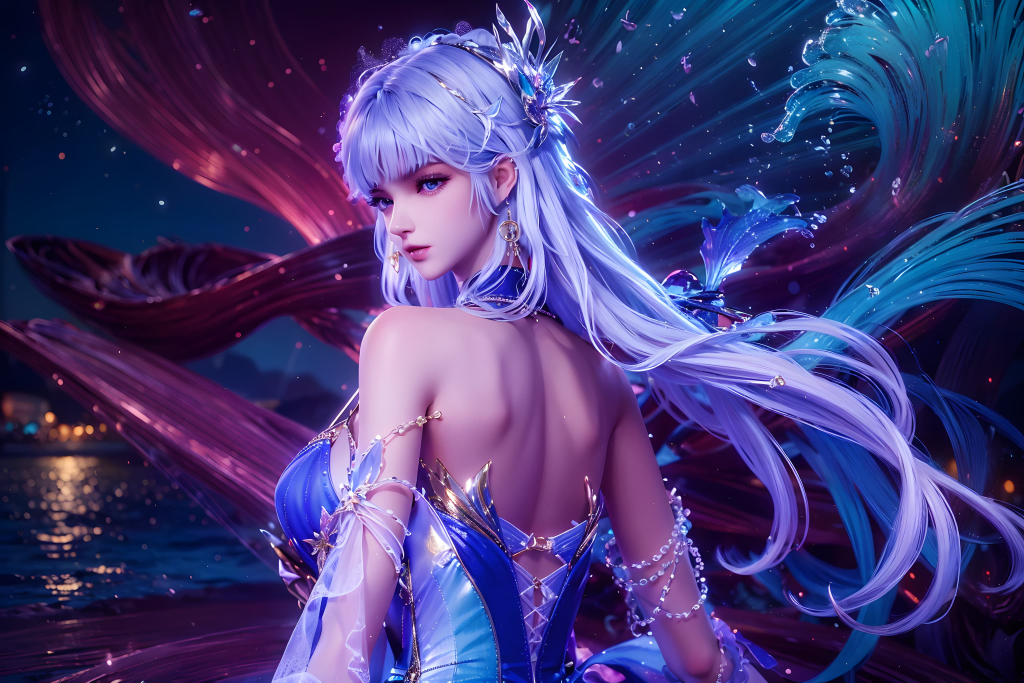
#> input picture operasi-dasar-sinyal-citra/images/citra_yang_digunakan.jpg, 3072 x 2048 px (shown at 1/3 size)
$ jupyter execute operasi_dasar_sinyal_citra.ipynb
#> lines starting #> are read from the running program, lines starting #| are printed output that depends on the picture
[cell 1]
import numpy as np
import matplotlib.pyplot as plt
import cv2

[cell 2]
n = np.arange(0, 31) # n = 0, 1, 2, ..., 30

x1 = np.sin(0.5 * np.pi * n)
x2 = np.where(n < 5, 0, 1)

plt.figure(figsize=(12, 5))
#1
plt.subplot(1, 2, 1)
plt.stem(n, x1)
plt.title('Sinyal Pertama: x1[n] = sin(0.5 * pi * n)')
plt.xlabel('n')
plt.ylabel('Amplitudo')
plt.grid(True)
#2
plt.subplot(1, 2, 2)
plt.stem(n, x2)
plt.title('Sinyal Kedua: Unit Step x2[n]')
plt.xlabel('n')
plt.ylabel('Amplitudo')
plt.grid(True)

plt.tight_layout()
plt.show()

# Eksperimen Operasi Dasar pada Sinyal dan Citra
Hardi Yusuf Turyasa

Project ini adalah implementasi berbasis Python untuk menerapkan operasi dasar pada sinyal 1D dan citra 2D. Eksperimen ini mencakup operasi penjumlahan, penggeseran (shift), dan amplifikasi, serta pengujian sifat homogenitas dan additivitas untuk menentukan apakah suatu sistem bersifat linier. Tujuan utamanya adalah untuk menganalisis efek operasi-operasi tersebut secara teknis dan konseptual dalam konteks Pengolahan Sinyal Digital.

## Library
* **NumPy:** Untuk komputasi numerik dan pembuatan sinyal diskrit.
* **Matplotlib:** Untuk visualisasi plot sinyal 1D dan histogram citra.
* **OpenCV / PIL:** Untuk membaca, memanipulasi, dan memproses citra 2D.

## Cara Menjalankan Notebook
1. Pastikan Python 3.x sudah terinstal di sistem Anda.
2. Clone repository ini: `git clone https://github.com/Reyhanaku/operasi-dasar-sinyal-citra`
3. Instal semua library yang dibutuhkan dengan menjalankan perintah: `pip install -r requirements.txt`
4. Buka Jupyter Notebook atau Google Colab.
5. Buka dan jalankan seluruh *cell* pada file `notebook/operasi_sinyal_citra.ipynb`.

## Struktur Folder Project
```text
operasi-dasar-sinyal-citra/
|-- notebook/
|   |-- operasi_sinyal_citra.ipynb
|-- images/
|   |-- citra_yang_digunakan.jpg
|-- report/
|   |-- laporan.pdf
|-- README.md
|-- requirements.txt

[cell 3]
# OPERASI PENJUMLAHAN SINYAL
# Menjumlahkan kedua sinyal
y = x1 + x2

plt.figure(figsize=(15, 5))

# Sinyal 1
plt.subplot(1, 3, 1)
plt.stem(n, x1)
plt.title('Sinyal 1: x1[n]')
plt.xlabel('n')
plt.ylabel('Amplitudo')
plt.grid(True)

# Sinyal 2
plt.subplot(1, 3, 2)
plt.stem(n, x2)
plt.title('Sinyal 2: x2[n]')
plt.xlabel('n')
plt.ylabel('Amplitudo')
plt.grid(True)

# Hasil Penjumlahan
plt.subplot(1, 3, 3)
plt.stem(n, y)
plt.title('Hasil Penjumlahan: y[n] = x1[n] + x2[n]')
plt.xlabel('n')
plt.ylabel('Amplitudo')
plt.grid(True)

plt.tight_layout()
plt.show()

Analisis Hasil Penjumlahan Sinyal ($y[n]$):
1. Perubahan Amplitudo: Pada rentang $n < 5$, amplitudo sinyal $y[n]$ sama persis dengan $x_1[n]$ karena nilai $x_2[n]$ masih 0. Namun, mulai dari $n \ge 5$, amplitudo sinyal $y[n]$ secara keseluruhan mengalami kenaikan sebesar 1 satuan. Ini terjadi karena sinyal sinusoidal tersebut "ditambahkan" ke atas nilai unit step yang bernilai 1.

2. Bentuk Sinyal: Bentuk sinyal hasil penjumlahan merupakan gabungan dari keduanya. Sinyal tersebut masih mempertahankan bentuk osilasi bergelombang khas sinyal asal $x_1[n]$ (sinusoidal), namun poros osilasinya atau level DC offset-nya telah bergeser ke atas mengikuti pola step dari sinyal $x_2[n]$.

3. Aplikasi di Kasus Nyata: Dalam dunia nyata, operasi penjumlahan sinyal ini sangat umum digunakan untuk proses audio mixing (menggabungkan vokal dan instrumen menjadi satu track), menambahkan efek suara, menyisipkan DC offset pada sinyal AC, atau dapat juga merepresentasikan masuknya gangguan (noise) tambahan pada sinyal informasi utama.

[cell 4]
# OPERASI PENGGESERAN SINYAL ---
k_values = [0, -3, 4]
plt.figure(figsize=(15, 5))

for i, k in enumerate(k_values):
    # Persamaan penggeseran: y[n] = x[n-k]
    # Karena x[n] = sin(0.5 * pi * n), maka x[n-k] = sin(0.5 * pi * (n - k))
    y_shift = np.sin(0.5 * np.pi * (n - k))

    plt.subplot(1, 3, i+1)
    plt.stem(n, y_shift)

    if k == 0:
        plt.title(f'Sinyal Asli (k = {k})')
    elif k > 0:
        plt.title(f'Geser Kanan / Delay (k = {k})')
    else:
        plt.title(f'Geser Kiri / Advance (k = {k})')

    plt.xlabel('n')
    plt.ylabel('Amplitudo')
    plt.grid(True)

plt.tight_layout()
plt.show()

Analisis Operasi Penggeseran Sinyal:

1. Perbedaan Efek $k$ Positif dan $k$ Negatif:  Jika nilai $k$ positif (misal $k = 4$), sinyal akan bergeser ke arah kanan pada sumbu waktu $n$. Ini berarti sinyal mengalami penundaan (delay). Sebaliknya, jika nilai $k$ negatif (misal $k = -3$), sinyal bergeser ke arah kiri, yang berarti sinyal datang lebih awal (advance).

2. Simulasi Delay:  Dalam pemrosesan sinyal diskrit, waktu direpresentasikan oleh indeks sampel $n$. Menggeser sinyal dengan $k$ positif ($x[n-k]$) secara matematis sama dengan menahan sinyal tersebut selama $k$ sampel sebelum dipancarkan atau diproses. Ini sangat akurat untuk mensimulasikan waktu tempuh atau delay perambatan sinyal di dunia nyata, seperti pantulan suara (gema) atau latensi jaringan.

3. Pentingnya Time Alignment:  Time alignment (penyelarasan waktu) sangat krusial agar beberapa sinyal berada pada fase atau titik waktu referensi yang sama. Contohnya, pada sistem mikrofon ganda, suara mungkin tiba di satu mikrofon lebih lambat dari yang lain. Tanpa menggeser sinyal (melakukan time alignment) untuk menyejajarkannya, menjumlahkan kedua sinyal tersebut dapat menyebabkan interferensi destruktif (suara saling menghilangkan atau melemah).

[cell 5]
# OPERASI AMPLIFIKASI SINYAL
# Nilai alpha yang diminta: 0.5, 1, 2, dan -1
alphas = [0.5, 1, 2, -1]

plt.figure(figsize=(12, 10))

for i, alpha in enumerate(alphas):
    y_amp = alpha * x1

    plt.subplot(2, 2, i+1)
    plt.stem(n, y_amp)

    if alpha == 1:
        plt.title(f'Sinyal Asli (alpha = {alpha})')
    else:
        plt.title(f'Hasil Amplifikasi (alpha = {alpha})')

    plt.xlabel('n')
    plt.ylabel('Amplitudo')
    plt.grid(True)

plt.tight_layout()
plt.show()
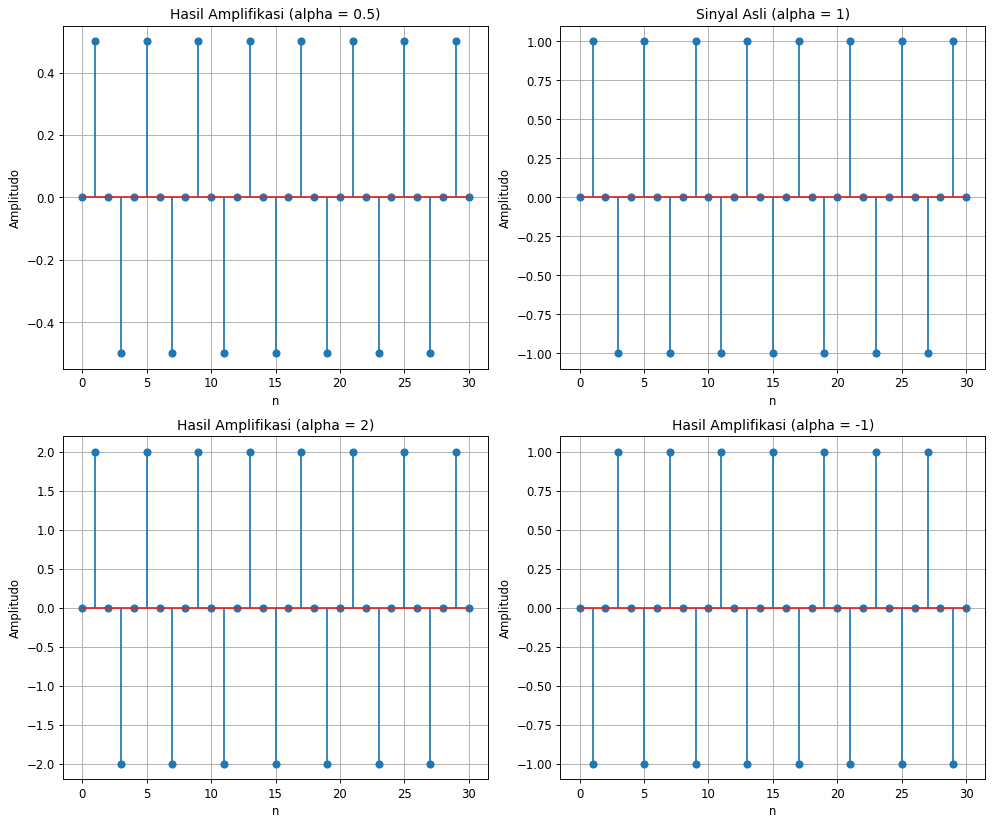
#> figure drawn by matplotlib, 4 panels; panel 1: curve peaks at x = 1, y = 0.5; panel 2: curve peaks at x = 1, y = 1; panel 3: curve peaks at x = 1, y = 2; panel 4: curve peaks at x = 3, y = 1

Nilai α           Efek terhadap Sinyal

0.5               Amplitudo sinyal menyusut menjadi setengah dari ukuran aslinya (mengalami atenuasi atau pelemahan).

1                 Sinyal tetap pada kondisi aslinya (tidak ada perubahan amplitudo).

2                 Amplitudo sinyal membesar menjadi dua kali lipat dari aslinya (mengalami penguatan).

-1               "Amplitudo sinyal tetap sama ukurannya, tetapi fasa sinyal terbalik (inversi). Puncak positif menjadi lembah negatif, dan sebaliknya."

Jawaban Pertanyaan Analisis:

1. Ketika $\alpha > 1$: Sinyal mengalami penguatan (amplifikasi). Puncak gelombang akan semakin tinggi dan lembah akan semakin dalam. (Catatan: Jika soal tertulis $\alpha > 17$, maka penguatannya sangat ekstrem, yaitu 17 kali lipat lebih besar).

2. Ketika $0 < \alpha < 1$: Sinyal mengalami pelemahan (atenuasi). Sinyal akan tampak lebih "pendek" atau menyusut secara vertikal mendekati angka nol.

3. Ketika $\alpha$ negatif: Sinyal mengalami pembalikan fasa (inversi) atau dicerminkan terhadap sumbu horizontal. Nilai positif menjadi negatif, dan sebaliknya.

4. Kaitan dengan Gain Sistem Audio: Dalam sistem audio, konsep amplifikasi ini persis sama dengan parameter Gain atau Volume. Jika kita menaikkan gain ($\alpha > 1$), suara akan terdengar lebih keras. Jika menurunkan gain ($0 < \alpha < 1$), suara menjadi lebih pelan. Jika $\alpha$ negatif, ini mirip dengan membalikkan polaritas kabel speaker, yang sering dilakukan untuk menghindari pembatalan fasa (phase cancellation) pada konfigurasi banyak mikrofon.

[cell 6]
# MEMBACA DAN MENAMPILKAN CITRA
image_path = '../images/citra_yang_digunakan.jpg'
img_bgr = cv2.imread(image_path)
#> img_bgr is the input picture: shape (2048, 3072, 3); mean B, G, R 118.4, 59, 68.6
if img_bgr is None:
    print("ERROR: Gambar tidak ditemukan! Pastikan file 'citra_yang_digunakan.jpg' ada di dalam folder 'images/'.")
else:
    img_rgb = cv2.cvtColor(img_bgr, cv2.COLOR_BGR2RGB)
    ukuran_citra = img_rgb.shape
    tipe_data = img_rgb.dtype
    nilai_min = img_rgb.min()
#> nilai_min = 0
    nilai_max = img_rgb.max()
#> nilai_max = 255

    # VISUALISASI
    plt.figure(figsize=(6, 6))
    plt.imshow(img_rgb)
    plt.title('Citra Asli')
    plt.axis('off')
    plt.show()

    # OUTPUT WAJIB
    print("--- INFORMASI CITRA ---")
    print(f"1. Ukuran Citra         : {ukuran_citra} (Tinggi, Lebar, Channel)")
#| 1. Ukuran Citra         : (2048, 3072, 3) (Tinggi, Lebar, Channel)
    print(f"2. Tipe Data Citra      : {tipe_data}")
#| 2. Tipe Data Citra      : uint8
    print(f"3. Nilai Minimum Pixel  : {nilai_min}")
#| 3. Nilai Minimum Pixel  : 0
    print(f"4. Nilai Maksimum Pixel : {nilai_max}")
#| 4. Nilai Maksimum Pixel : 255

Informasi Citra yang Digunakan:
Pada eksperimen ini, digunakan sebuah citra digital RGB. Berdasarkan ekstraksi data, citra ini menggunakan tipe data uint8 (Unsigned Integer 8-bit), yang merupakan standar umum untuk citra digital di mana setiap saluran warna (Red, Green, Blue) memiliki rentang nilai pixel dari 0 (paling gelap) hingga 255 (paling terang).

[cell 7]
# OPERASI PENJUMLAHAN CITRA
import urllib.request
import os

# 1. Membaca kedua citra
img1 = cv2.imread('../images/citra_yang_digunakan.jpg')
img1 = cv2.cvtColor(img1, cv2.COLOR_BGR2RGB)

img2 = cv2.imread('../images/citra_kedua.jpg')
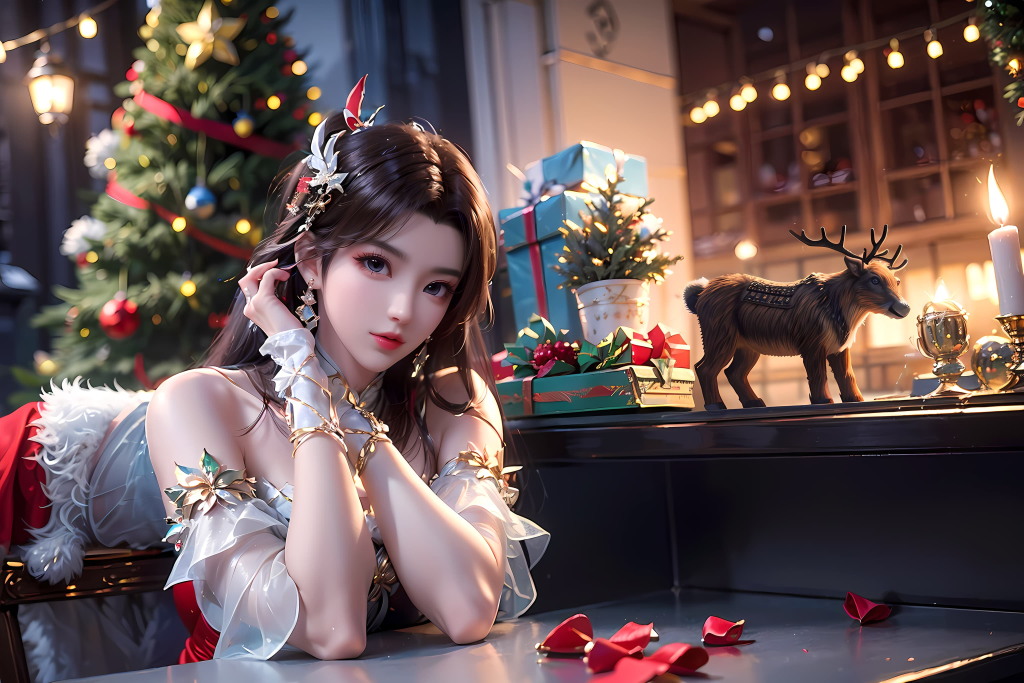
#> input picture operasi-dasar-sinyal-citra/images/citra_kedua.jpg, 3072 x 2048 px (shown at 1/3 size)
#> img2 is the input picture: shape (2048, 3072, 3); mean B, G, R 85.2, 85.7, 104.7
img2 = cv2.cvtColor(img2, cv2.COLOR_BGR2RGB)

# 2. Melakukan Resizing
# Menyamakan ukuran citra kedua dengan citra pertama
dimensi_img1 = (img1.shape[1], img1.shape[0])
img2_resized = cv2.resize(img2, dimensi_img1)

# 3. Menjumlahkan citra: I(i, j) = I_1(i, j) + I_2(i, j)
# Kita menggunakan cv2.add() yang secara otomatis melakukan 'clipping'
img_hasil = cv2.add(img1, img2_resized)
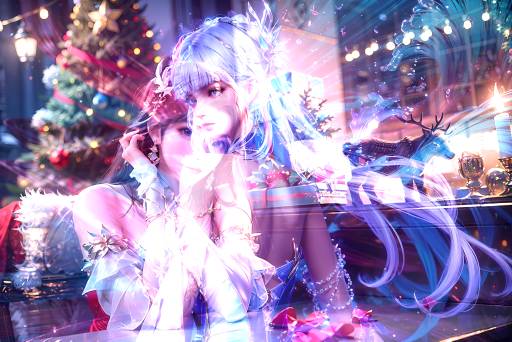
#> img_hasil: shape (2048, 3072, 3) (shown at 1/6 size); mean R, G, B 158.5, 137.4, 182.3

# VISUALISASI
plt.figure(figsize=(15, 5))

# Plot Citra Pertama
plt.subplot(1, 3, 1)
plt.imshow(img1)
plt.title('Citra Pertama')
plt.axis('off')

# Plot Citra Kedua (setelah resize)
plt.subplot(1, 3, 2)
plt.imshow(img2_resized)
plt.title('Citra Kedua (Resized)')
plt.axis('off')

# Plot Citra Hasil Penjumlahan
plt.subplot(1, 3, 3)
plt.imshow(img_hasil)
plt.title('Hasil Penjumlahan (Clipping)')
plt.axis('off')

plt.tight_layout()
plt.show()

Analisis Proses dan Efek Penjumlahan:

* Penjelasan Resizing: Resizing dilakukan pada citra kedua menggunakan fungsi cv2.resize() agar lebar dan tingginya persis sama dengan citra pertama. Hal ini merupakan syarat mutlak sebelum melakukan operasi matematika antar-matriks citra.
* Efek Penjumlahan: Penggabungan dua citra secara langsung mengakibatkan tingkat brightness (kecerahan) citra meningkat drastis. Beberapa area terlihat kehilangan detail karena warnanya berubah menjadi putih pekat (akibat nilai pixel mencapai batas maksimum).  Jawaban Pertanyaan Analisis:

1. Mengapa ukuran citra harus sama? Karena citra digital direpresentasikan sebagai matriks dua dimensi (atau 3D untuk warna). Operasi penjumlahan citra adalah penjumlahan elemen-per-elemen matriks pada koordinat yang sama $(i, j)$. Jika dimensinya berbeda, matriks tersebut tidak bisa dijumlahkan secara matematis.

2. Apa yang terjadi jika melebihi batas maksimum? Jika hasilnya melebihi nilai maksimal (255 untuk format 8-bit), akan terjadi dua kemungkinan tergantung metodenya : bisa terjadi efek overflow (nilainya memutar kembali ke angka 0 menjadi hitam), atau nilainya akan ditahan/dipotong tepat di angka batas maksimum 255 menjadi putih (disebut metode clipping).

3. Perbedaan Clipping dan Normalisasi: Clipping memotong paksa nilai yang berlebih agar mentok di angka 255, sehingga citra terlihat overexposed dan detail warna hilang. Sedangkan normalisasi akan melakukan scaling (skala ulang) rentang nilai keseluruhan agar pas masuk ke 0-255 secara proporsional, sehingga detail citra dan kontras aslinya masih dapat diselamatkan.

4. Aplikasi Nyata: Dalam dunia nyata, operasi ini sering digunakan untuk image blending (membuat efek double exposure dalam fotografi) , menggabungkan gambar medis (seperti scan MRI dan CT), menyisipkan watermark, atau teknik noise reduction dengan cara menjumlahkan dan merata-rata beberapa foto sekaligus.

[cell 8]
# OPERASI TRANSLASI
import numpy as np

tinggi, lebar = img1.shape[:2]
shifts = [
    (30, 0),   # Geser kanan 30 pixel
    (0, 30),   # Geser bawah 30 pixel
    (30, 30)   # Geser kanan 30 pixel & bawah 30 pixel
]
plt.figure(figsize=(16, 4))

# Citra Asli
plt.subplot(1, 4, 1)
plt.imshow(img1)
plt.title('Citra Asli')
plt.axis('off')

# Lakukan penggeseran dan plot hasilnya
for idx, (tx, ty) in enumerate(shifts):
    # Matriks transformasi M = [[1, 0, tx], [0, 1, ty]]
    M = np.float32([[1, 0, tx], [0, 1, ty]])

    # Melakukan penggeseran
    img_shifted = cv2.warpAffine(img1, M, (lebar, tinggi))

    plt.subplot(1, 4, idx + 2)
    plt.imshow(img_shifted)
    plt.title(f'Geser (tx={tx}, ty={ty})')
    plt.axis('off')
#> this loop made 3 passes
#> pass 1, `img_shifted = cv2.warpAffine(img1, M, (lebar, tinggi))`:
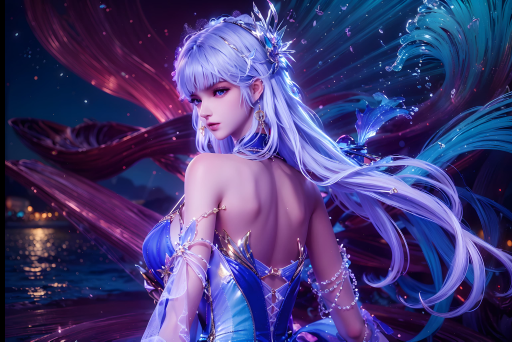
#> img_shifted: shape (2048, 3072, 3) (shown at 1/6 size); mean R, G, B 68.4, 58.7, 117.7

plt.tight_layout()
plt.show()

Analisis Area Kosong:

Setelah citra digeser, muncul area kosong (berwarna hitam) pada sisi yang ditinggalkan. Area ini muncul karena nilai pixel pada koordinat tersebut kosong akibat pergeseran, sehingga algoritma warpAffine secara default mengisinya dengan nilai pixel 0 (hitam).

Jawaban Pertanyaan Analisis:

1. Efek Penggeseran terhadap Objek: Penggeseran memindahkan posisi seluruh koordinat objek dalam citra ke arah tertentu (atas, bawah, kiri, atau kanan) sesuai dengan nilai vektor translasinya ($\Delta i$ dan $\Delta j$). Bentuk dan warna objek tetap sama, hanya letaknya saja yang berubah di dalam kanvas citra.

2. Penggunaan Translasi dalam Augmentasi Data: Dalam Machine Learning atau deteksi objek, translasi sangat berguna untuk augmentasi data. Algoritma dilatih menggunakan gambar objek yang posisinya digeser-geser agar model tersebut belajar mengenali objek tanpa bergantung pada lokasi objek di dalam frame (meningkatkan translation invariance).

3. Risiko Penggeseran Terlalu Besar: Jika pergeseran terlalu besar, objek utama (Region of Interest) dalam citra akan terpotong (cropped) dan keluar dari batas layar. Akibatnya, informasi penting dalam citra tersebut akan hilang selamanya.

[cell 9]
# OPERASI AMPLIFIKASI CITRA
alphas_citra = [0.3, 1.5, 2.5, 4]
plt.figure(figsize=(16, 8))

for idx, alpha in enumerate(alphas_citra):
    # Operasi Amplifikasi I'(i,j) = alpha * I(i,j)
    img_amp = cv2.convertScaleAbs(img1, alpha=alpha, beta=0)

    # Plot Citra Hasil Amplifikasi
    plt.subplot(2, 4, idx + 1)
    plt.imshow(img_amp)
    if alpha == 1:
        plt.title(f'Citra Asli (alpha = {alpha})')
    else:
        plt.title(f'Amplifikasi (alpha = {alpha})')
    plt.axis('off')

    # Plot Histogram
    plt.subplot(2, 4, idx + 5)
    plt.hist(img_amp.ravel(), bins=256, range=[0, 256], color='gray')
    plt.title(f'Histogram (alpha = {alpha})')
    plt.xlim([0, 256])
    plt.yticks([])
#> this loop made 4 passes
#> pass 3, `img_amp = cv2.convertScaleAbs(img1, alpha=alpha, beta=0)`:
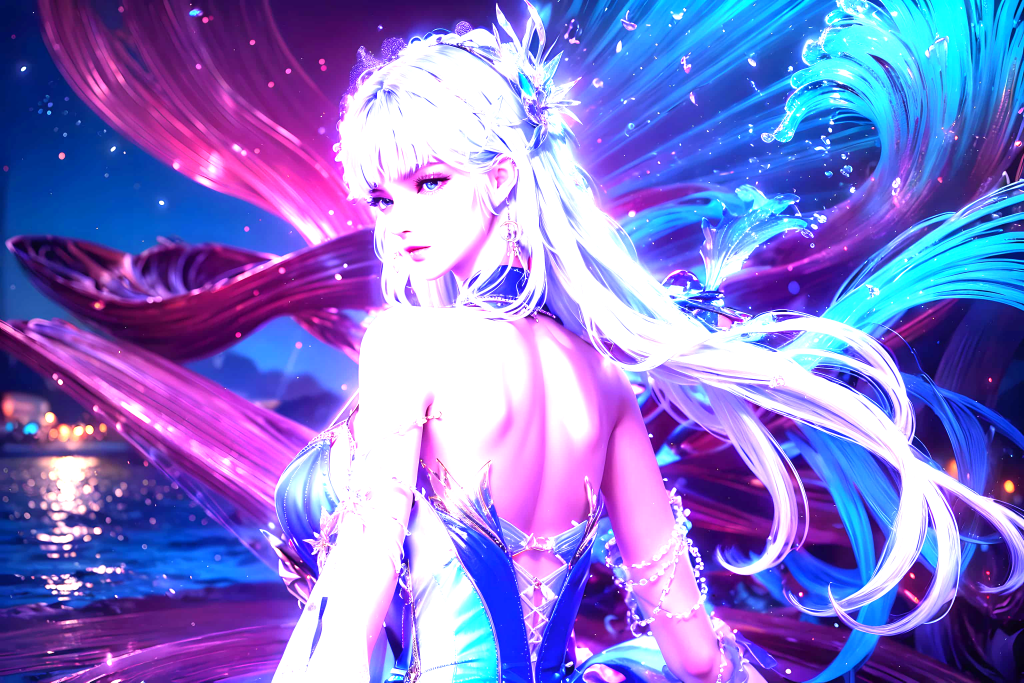
#> img_amp: shape (2048, 3072, 3) (shown at 1/3 size); mean R, G, B 133.3, 120.3, 205.4

plt.tight_layout()
plt.show()
#> (the rest of the program and of its run is left out)
